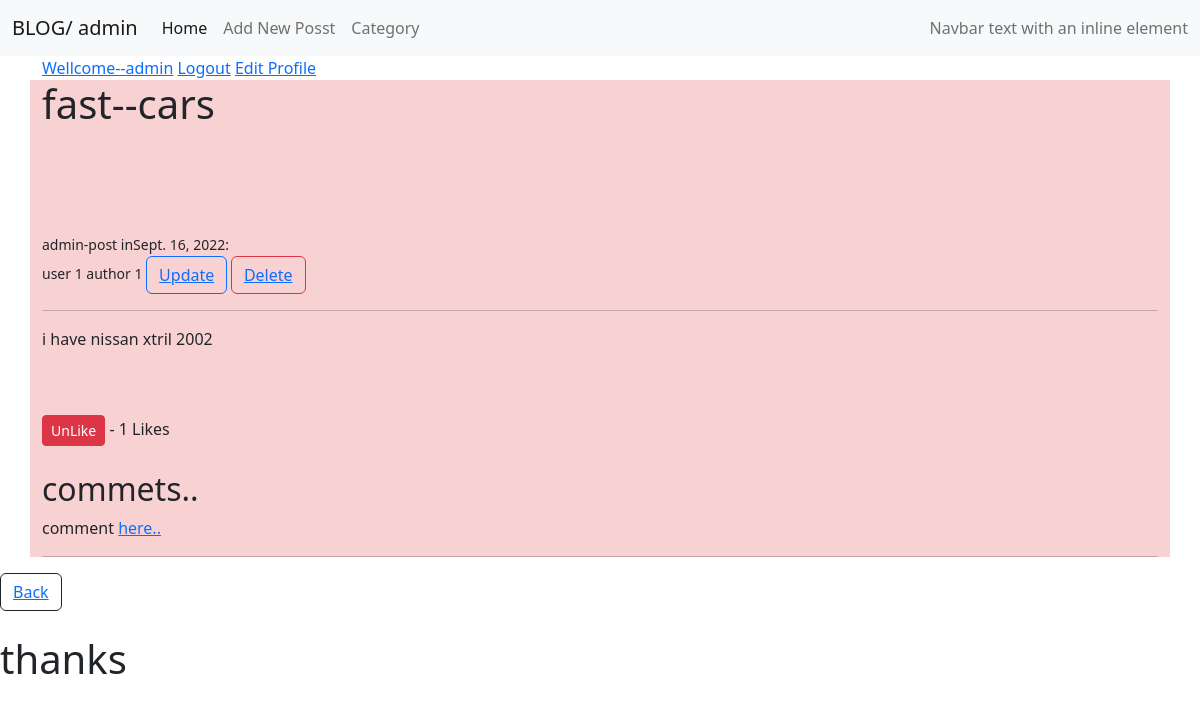
Page /deteil/1/ (signed in) on the committed database.
### theblog/models.py (models this page shows, shortened)
class Post (models.Model):
    title = models.CharField(max_length=255)
    header_image = models.ImageField(null=True,blank=True, upload_to="images/")
    title_tag = models.CharField(max_length=255, default='The Top')
    author = models.ForeignKey(User, on_delete=models.CASCADE)
    body = RichTextField(blank=True,null=True)
    post_date = models.DateField(auto_now_add=True)
    category = models.ForeignKey(Category, max_length=25,on_delete=models.CASCADE)
    likes = models.ManyToManyField(User, related_name='blog_posts')
    def total_likes(self):
        return self.likes.count()

class Category(models.Model):
    name = models.CharField(max_length=255)
    def __str__(self):
        return self.name

### theblog/views.py (the view)
# urls.py: path('deteil/<int:pk>/',views.Detail.as_view(),name='deteil'),
class Detail(DetailView):
    model = Post
    template_name = 'theblog/deteil.html'
    def get_context_data(self,*args, **kwargs):
        cat_menu = Category.objects.all()
        context = super(Detail,self).get_context_data()
        stuff = get_object_or_404(Post,id=self.kwargs['pk'])
        total_likes = stuff.total_likes()
        liked = False
        if stuff.likes.filter(id=self.request.user.id).exists():
            liked =True
        context['cat_menu'] = cat_menu
        context['total_likes']= total_likes
        context['liked']= liked
        return context

### theblog/templates/theblog/deteil.html (shortened to what this page needs)
{% extends "theblog/home.html" %}
{% block content %}
<div style="background-color: rgb(248, 210, 210);" class="container">
    <h1><span>{{post.title}}--{{post.category}}</span></h1><br>
    <br>
    <br>
    <br>
    <small>{{post.author}}-post in{{post.post_date}}:<br>
        user {{user.id}}
        author {{post.author.id}}
        {% if user.is_authenticated %}
            {% if user.id == post.author.id %}
            <button type="button" class="btn btn-outline-primary"><a href="{% url 'update_post' post.pk %}">Update</a></button>
            <button type="button" class="btn btn-outline-danger"><a href="{% url 'delete_post' post.pk %}">Delete</a></button>
            {%endif%}
        {%endif%}
    </small>
    <hr>
    <span>{{post.body|safe}}</span>
    <br>
    <br>
    {% if user.is_authenticated %}
    <form action="{% url 'like_post' post.pk %}" method="POST">
        {% if liked %}
        <button type="submit" name="post_id" class="btn btn-danger btn-sm" value="{{post.id}}" >UnLike</button>
        {% else %}
        <button type="submit" name="post_id" class="btn btn-primary btn-sm" value="{{post.id}}" >Like</button>
        {%endif%}
        - {{total_likes}} Likes
    </form>
    {% else %}
    <small> you must login to like or unlike the post ????</small>
    {%endif%}
    <br>
    <div>
        <h2>commets..</h2>
        {% if not post.comments.all %}
        comment <a href="{% url 'comment' post.pk %}">here..</a><br>
        <hr>
        {%endif%}
    </div>
</div>
<button type="button" class="btn btn-outline-dark"><a href="{% url 'home' %}">Back</a></button>
<br><br>
<h1>thanks</h1>
{% endblock content %}

### theblog/templates/theblog/home.html (shortened to what this page needs)
<!DOCTYPE html>
{% load static %}
<html lang="en">
<head>
    <link rel="stylesheet" href="{% static 'css/bootstrap.css' %}">
</head>
<body>
    <nav class="navbar navbar-expand-lg bg-light">
        <div class="container-fluid">
          <a class="navbar-brand" href="{% url 'home' %}">BLOG/ {{post.author}}</a>
          <div class="collapse navbar-collapse" id="navbarText">
            <ul class="navbar-nav me-auto mb-2 mb-lg-0">
              <li class="nav-item">
                <a class="nav-link active" aria-current="page" href="{% url 'home' %}">Home</a>
              </li>
              <li class="nav-item">
                <a class="nav-link" href="{% url 'add_post' %}">Add New Posst</a>
              </li>
              <li class="nav-item">
                <a class="nav-link" href="#">Category</a>
              </li>
            </ul>
            <span class="navbar-text">
              Navbar text with an inline element
            </span>
          </div>
        </div>
      </nav>
    <section>
        <div class="container">
          <div>
            {% if user.is_authenticated %}
            <a href="#">Wellcome--{{user.username}}</a>
            <a href="{% url 'logout' %}">Logout</a>
            <a href="{% url 'edit_profile' %}">Edit Profile</a>
            {% else %}
            <a href="{% url 'login' %}">Login</a>
            {% endif %}
     </section>
    {% block content %}{% endblock content %}
</body>
</html>

### rows in the picture
Post: author "admin", title "fast", category "cars", post_date "Sept. 16, 2022", author.id "1", body "i have nissan xtril 2002"

### other values in the picture
{{ user.username }} "admin"
{{ user.id }} "1"
{{ total_likes }} "1"
